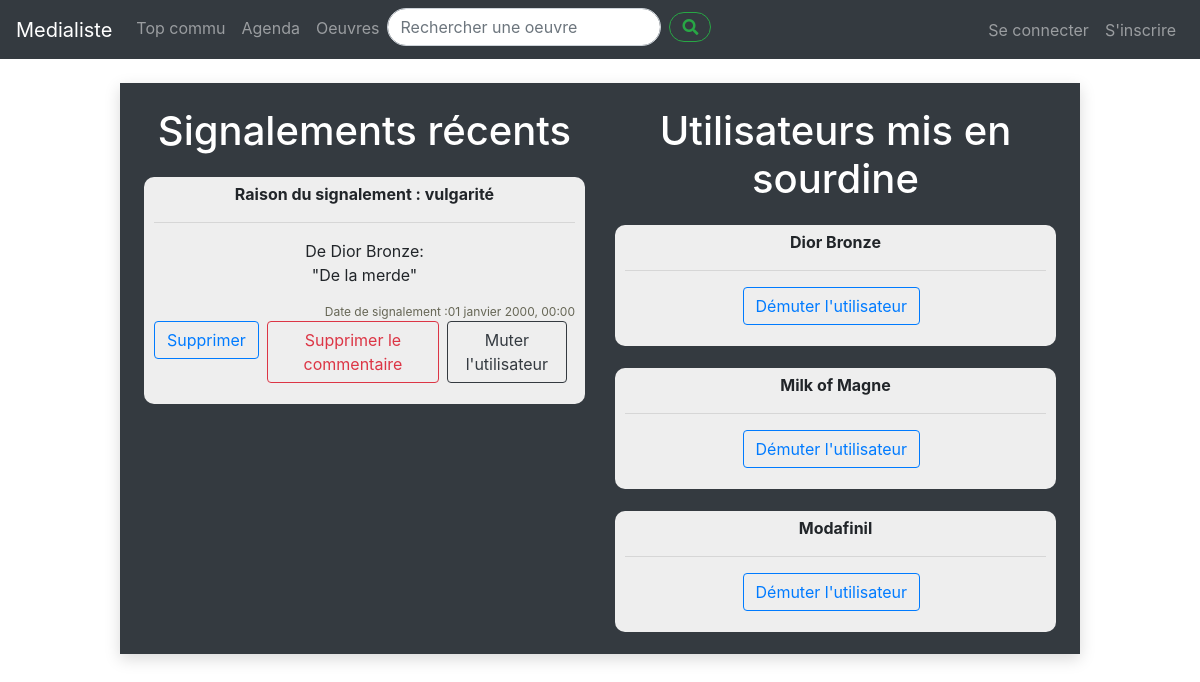
/administration.php, run on the app's committed database.
### tables this page shows
CREATE TABLE Commentaire(
    id SERIAL PRIMARY KEY,
    pseudo VARCHAR(20) NOT NULL,
    numero INTEGER NOT NULL,
    texte TEXT,
    date_com TIMESTAMP,
    alerte VARCHAR(20),
    CONSTRAINT fk_link_pseudo FOREIGN KEY (pseudo) REFERENCES Utilisateur(pseudo),
    CONSTRAINT fk_link_id FOREIGN KEY (numero) REFERENCES Oeuvre(numero)
);

CREATE TABLE Utilisateur(
    pseudo VARCHAR(20) PRIMARY KEY,
    nom VARCHAR(50) NOT NULL,
    prenom VARCHAR(50) NOT NULL,
    mot_de_passe VARCHAR(20) NOT NULL,
    date_creation DATE NOT NULL,
    mail VARCHAR(50),
    statut BOOLEAN NOT NULL DEFAULT false,
    banni BOOLEAN NOT NULL
);

### public/dateFr.php (called while the page is built)
<?php
function dateToFrench($date, $format)
          {
              $english_days = array('Monday', 'Tuesday', 'Wednesday', 'Thursday', 'Friday', 'Saturday', 'Sunday');
              $french_days = array('lundi', 'mardi', 'mercredi', 'jeudi', 'vendredi', 'samedi', 'dimanche');
              $english_months = array('January', 'February', 'March', 'April', 'May', 'June', 'July', 'August', 'September', 'October', 'November', 'December');
              $french_months = array('janvier', 'février', 'mars', 'avril', 'mai', 'juin', 'juillet', 'août', 'septembre', 'octobre', 'novembre', 'décembre');
              return str_replace($english_months, $french_months, str_replace($english_days, $french_days, date($format, strtotime($date) ) ) );
          }
?>

### public/administration.php (the view, shortened to what this page needs)
<?php
  include 'dateFr.php';
	$dbAdapter = (new DbAdaperFactory())->createService();
	$signalements = $dbAdapter->prepare("SELECT * FROM Commentaire WHERE alerte!='' ORDER BY date_com DESC");
	$signalements->execute();
  $signalements = $signalements->fetchAll();
?>
<html lang="fr">
<head>
    <link rel="stylesheet" href="https://stackpath.bootstrapcdn.com/bootstrap/4.4.1/css/bootstrap.min.css">
    <link rel="stylesheet" href="style.css" type="text/css">
    <link rel="stylesheet" href="/css/all.css">
</head>
<body>
<header>
    <nav class="navbar navbar-expand-lg navbar-dark bg-dark">
    <div class="collapse navbar-collapse" id="navbarSupportedContent">
            <a class="navbar-brand" href="/index.php">Medialiste</a>
            <ul class="navbar-nav mr-auto">
                <li class="nav-item">
                    <a class="nav-link" href="top.php">Top commu</a>
                 </li>
                <li class="nav-item">
                  <a class="nav-link" href="agenda.php">Agenda</a>
                </li>
                <li class="nav-item">
                  <a class="nav-link" href="affichageOeuvre.php">Oeuvres</a>
                </li>
                <li class="nav-item">
                  <div class="container-research">
                    <form class="form-inline my-2 my-lg-0" method="get" action="resultat-search.php">
                      <input class="form-control mr-sm-2 rounded-pill" type="search" name="contenu" onkeyup="showHint(this.value)" id="txt1" placeholder="Rechercher une oeuvre"/>
                      <button type="submit" class="btn btn-outline-success my-2 my-sm-0 rounded-pill"><i class="fas fa-search"></i></button>
                    </form>
                  </div>
                </li>
              </ul>
                  <?php
                    if(isset($_SESSION['username'])){
                      ?>
                    <ul class="navbar-nav text-right">
                      <div class="d-flex flex-row-reverse">
                      <li class="nav-item" style="float:right">
                        <a class="nav-link" class="nav-button"  href="profil.php" >Mon profil</a>
                      </li>
                      <li class="nav-item" style="float:right">
                        <a class="nav-link" class="nav-button" href="logout.php">Déconnexion</a>
                      </li>
                    </ul>
                      <?php
                    }
                    else {
                      ?>
                    <ul class="navbar-nav text-right">
                      <li class ="nav-item" style="float:right">
                        <a class="nav-link" class="nav-button" href="/signIn.php">Se connecter</a>
                      </li>
                      <li class="nav-item" style="float:right">
                        <a class="nav-link" class="nav-button" href="/signUp.php">S'inscrire</a>
                      </li>
                      </ul>
                      <?php
                  }
                  ?>
        </div>
      </nav>
</header>
<div class = "container container-dark" style=" box-shadow: 0 5px 15px rgba(0, 0, 0, .15);  margin-top: 2%; padding-bottom:5%; max-height:max-content; padding-bottom:0">
  <div class="row">
    <div class="col-sm-6">
      <h1>Signalements récents</h1>
      <?php
      if($signalements){
        foreach($signalements as $signalement){ ?>
          <div style="background: #eee; margin-top: 5%;margin-bottom: 5%; padding: 5px 10px; border-radius: 10px">
            <div style="font-weight: bold"><?= "Raison du signalement : " . $signalement['alerte'] ?></div>
            <hr/>
            <div><?= "De " . $signalement['pseudo'].":" ?></div>
            <p>"<?= nl2br($signalement['texte']) ?>"</p>
                <div style="text-align: right; font-size: 12px; color: #665">Date de signalement :<?= dateToFrench($signalement['date_com'],'d F Y') ?>, <?= date('H:i', strtotime($signalement['date_com'])) ?> </div>
                  <div class="bouton-signalement">
                    <form method="post" action="supprimer.php" style="margin-right:2%">
                      <button type="submit" class="btn btn-outline-primary">Supprimer</button>
                    </form>
                    <form method="post" action="supprimer-commentaire.php" style="margin-right:2%">
                      <button type="submit" class="btn btn-outline-danger">Supprimer le commentaire</button>
                    </form>
                    <form method="post" action="muter.php" style="margin-right:2%">
                      <button type="submit" class="btn btn-outline-dark ">Muter l'utilisateur </button>
                    </form>
                </div>
          </div>
              <?php
            }
          }else{?>
            <div style="background: #eee; margin-top: 5%;margin-bottom: 5%; padding: 5px 10px; border-radius: 10px">
              <div style="font-weight: bold">Aucun signalement</div>
            </div>
          <?php
      }
      ?>
    </div>
    <div class="col-sm-6">
      <h1>Utilisateurs mis en sourdine</h1>
      <?php
      $demute = $dbAdapter->prepare('SELECT * FROM Utilisateur WHERE banni=true');
      $demute->execute();
      if($demute){
      foreach($demute as $person){ ?>
        <div style="background: #eee; margin-top: 5%;margin-bottom: 5%; padding: 5px 10px; border-radius: 10px">
          <div style="font-weight: bold"><?= $person['pseudo'] ?></div>
          <hr/>
                <div class="bouton-demute">
                  <form method="post" action="demuter.php" style="margin-right:2%">
                    <button type="submit" class="btn btn-outline-primary">Démuter l'utilisateur</button>
                  </form>
              </div>
        </div>
        <?php
        }
        }else{?>
      <div style="background: #eee; margin-top: 5%;margin-bottom: 5%; padding: 5px 10px; border-radius: 10px">
        <div style="font-weight: bold">Aucun utilisateur</div>
      </div>
      <?php
      }
      ?>
    </div>
  </div>
</div>
</body>
</html>

### public/style.css (style rules this page uses)
.container { width:80%; padding: 2%; margin: 0 auto; margin-bottom:2%; text-align: center; border-radius: 10px }
.bouton-signalement { display: flex; }
body { background-color: #f4f4f; }
h1 { color: black; text-align: center; }
.container-dark { background-color: #343a40; margin-top : 2%; border-radius:0px; }
.container-dark h1 { color: white; }

### public/css/all.css (style rules this page uses)
.fa, .fas, .far, .fal, .fad, .fab { -moz-osx-font-smoothing: grayscale; -webkit-font-smoothing: antialiased; display: inline-block; font-style: normal; font-variant: normal; text-rendering: auto; line-height: 1; }
.fa-search:before { content: "\f002"; }
.fa, .fas { font-family: 'Font Awesome 5 Free'; font-weight: 900; }

### data on the page
commentaire: alerte "vulgarité", pseudo "Dior Bronze", texte "De la merde", date_com "01 janvier 2000", date_com "00:00"
utilisateur: pseudo "Dior Bronze"
utilisateur: pseudo "Milk of Magne"
utilisateur: pseudo "Modafinil"
